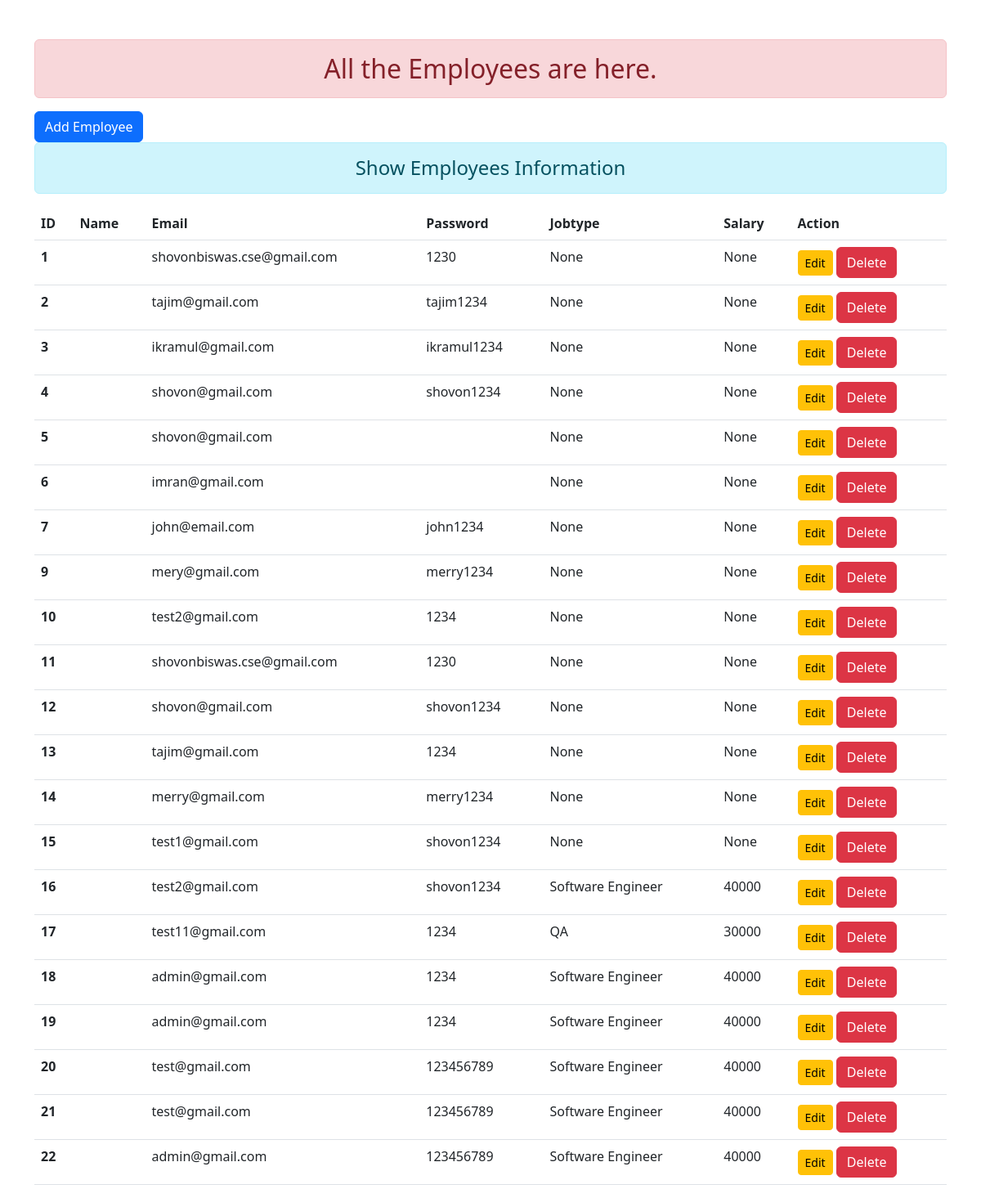
/add-show, run on the app's committed database.
### enroll/models.py (models this page shows)
class User(models.Model):
    username = models.CharField(max_length=100)
    email = models.EmailField(max_length=100)
    password = models.CharField(max_length=100)
    jobtype = models.CharField(max_length=200, null=True)
    salary = models.IntegerField(null=True)

### enroll/views.py (the view)
# urls.py: path('add-show', views.add_show, name="add-show"),
def add_show(request):
    if request.method == "POST":
        fm = StudentRegistration(request.POST)
        if fm.is_valid():
            nm = fm.cleaned_data['name']
            em = fm.cleaned_data['email']
            pw = fm.cleaned_data['password']
            jt = fm.cleaned_data['jobtype']
            sl = fm.cleaned_data['salary']
            reg = User(name=nm, email=em, password=pw, jobtype=jt, salary = sl)
            reg.save()
            fm = StudentRegistration()
    else:
        fm = StudentRegistration()
    stud = User.objects.all()
    return render(request, 'addandshow.html', {
        'form': fm,
        'stu': stud,
    })

### enroll/forms.py
class StudentRegistration(forms.ModelForm):
    class Meta:
        model = User
        fields = ['username', 'email', 'password', 'jobtype','salary']
        widgets = {
            'username': forms.TextInput(attrs={'class': 'form-control'}),
            'email': forms.EmailInput(attrs={'class': 'form-control'}),
            'password': forms.PasswordInput(render_value=True, attrs={'class': 'form-control'}),
            'jobtype': forms.TextInput(attrs={'class': 'form-control'}),
            'salary': forms.NumberInput(attrs={'class': 'form-control'})
        }

### enroll/templates/addandshow.html (shortened to what this page needs)
{% extends "base.html"%} {% block content%}
  <a class="btn btn-primary" href="{% url 'add-employee'%}" role="button">Add Employee</a>
  <div class="col-sm-18">
    <h4 class="text-center alert alert-info">Show Employees Information</h4>
    {% if stu %}
    <table class="table table-hover">
      <thead>
        <tr>
          <th scope="col">ID</th>
          <th scope="col">Name</th>
          <th scope="col">Email</th>
          <th scope="col">Password</th>
          <th scope="col">Jobtype</th>
          <th scope="col">Salary</th>
          <th scope="col">Action</th>
        </tr>
      </thead>
      <tbody>
        {% for stu in stu%}
        <tr>
          <th scope="row">{{stu.id}}</th>
          <td>{{stu.name}}</td>
          <td>{{stu.email}}</td>
          <td>{{stu.password}}</td>
          <td>{{stu.jobtype}}</td>
          <td>{{stu.salary}}</td>
          <td>
            <a
              href="{% url 'update-data' stu.id %}"
              class="btn btn-warning btn-sm"
            >
              Edit</a
            >
            <form
              action="{% url 'delete-data' stu.id %}"
              method="post"
              class="d-inline"
            >
              <input type="submit" class="btn btn-danger" value="Delete" />
            </form>
          </td>
        </tr>
        {%endfor%} {%else %}
        <h4 class="text-center alert alert-warning">No Data Available</h4>
      </tbody>
    </table>
    {% endif%}
  </div>
</div>
{%endblock%}

### enroll/templates/base.html (shortened to what this page needs)
<!DOCTYPE html>
{% load static%}
<html lang="en">
  <head>
    <link rel="stylesheet" href="{% static 'enroll/css/bootstrap.css' %}" />
  </head>
  <body>
    <div class = "container mt-5">
    <h2 class = "text-center alert alert-danger">All the Employees are here.</h2>
    {%block content%} {% endblock%}

### data on the page
User: id "1", email "shovonbiswas.cse@gmail.com", password "1230", jobtype "None", salary "None"
User: id "2", email "tajim@gmail.com", password "tajim1234", jobtype "None", salary "None"
User: id "3", email "ikramul@gmail.com", password "ikramul1234", jobtype "None", salary "None"
User: id "4", email "shovon@gmail.com", password "shovon1234", jobtype "None", salary "None"
User: id "5", email "shovon@gmail.com", jobtype "None", salary "None"
User: id "6", email "imran@gmail.com", jobtype "None", salary "None"
User: id "7", email "john@email.com", password "john1234", jobtype "None", salary "None"
User: id "9", email "mery@gmail.com", password "merry1234", jobtype "None", salary "None"
User: id "10", email "test2@gmail.com", password "1234", jobtype "None", salary "None"
User: id "11", email "shovonbiswas.cse@gmail.com", password "1230", jobtype "None", salary "None"
User: id "12", email "shovon@gmail.com", password "shovon1234", jobtype "None", salary "None"
User: id "13", email "tajim@gmail.com", password "1234", jobtype "None", salary "None"
User: id "14", email "merry@gmail.com", password "merry1234", jobtype "None", salary "None"
User: id "15", email "test1@gmail.com", password "shovon1234", jobtype "None", salary "None"
User: id "16", email "test2@gmail.com", password "shovon1234", jobtype "Software Engineer", salary "40000"
User: id "17", email "test11@gmail.com", password "1234", jobtype "QA", salary "30000"
User: id "18", email "admin@gmail.com", password "1234", jobtype "Software Engineer", salary "40000"
User: id "19", email "admin@gmail.com", password "1234", jobtype "Software Engineer", salary "40000"
User: id "20", email "test@gmail.com", password "123456789", jobtype "Software Engineer", salary "40000"
User: id "21", email "test@gmail.com", password "123456789", jobtype "Software Engineer", salary "40000"
User: id "22", email "admin@gmail.com", password "123456789", jobtype "Software Engineer", salary "40000"
